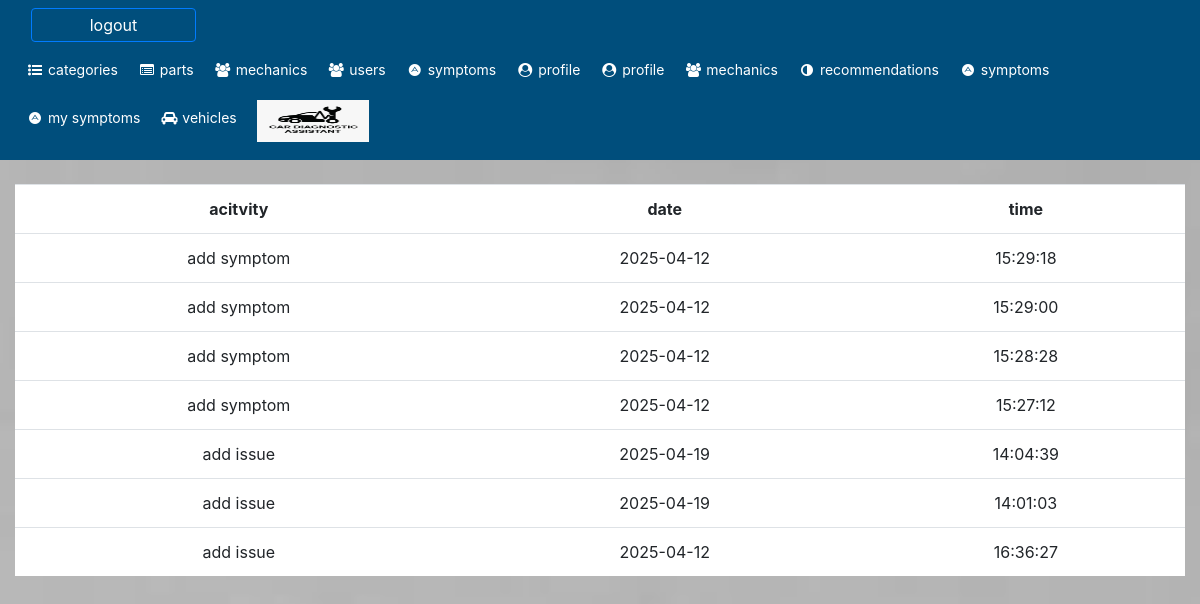
Screenshot of /user_activities.php?id=1 with the database file from the repository.
### tables this page shows
CREATE TABLE `symptoms` (
  `id` int(11) NOT NULL,
  `description` text NOT NULL,
  `image` text DEFAULT NULL,
  `date` date NOT NULL,
  `time` time NOT NULL,
  `type` int(11) NOT NULL,
  `category_id` int(11) NOT NULL,
  `user_id` int(11) NOT NULL,
  `vehicle_id` int(11) NOT NULL
);

CREATE TABLE `issues` (
  `id` int(11) NOT NULL,
  `name` varchar(255) NOT NULL,
  `description` text NOT NULL,
  `severity_level` int(11) NOT NULL,
  `solution` text NOT NULL,
  `date` date NOT NULL,
  `time` time NOT NULL,
  `symptom_id` int(11) NOT NULL,
  `user_id` int(11) DEFAULT NULL,
  `mechanic_id` int(11) DEFAULT NULL,
  `part_id` int(11) DEFAULT NULL
);

### web/user_activities.php (the view, shortened to what this page needs)
<?php
include("conn.php");
$id = $_GET['id'];
$sql = "SELECT * FROM symptoms WHERE user_id = $id ORDER by id DESC";
$query1 = mysqli_query($db, $sql);
$sql = "SELECT * FROM issues WHERE user_id = $id ORDER by id DESC";
$query2 = mysqli_query($db, $sql);
?>
<!DOCTYPE html>
<html lang="en">
<head>
    <link rel="stylesheet" href="https://maxcdn.bootstrapcdn.com/bootstrap/4.5.2/css/bootstrap.min.css">
    <link rel="stylesheet" href="https://cdnjs.cloudflare.com/ajax/libs/font-awesome/4.7.0/css/font-awesome.min.css">
</head>
<body dir="ltr" class="background" style="background-image: url('images/bg.jpeg');background-size: cover;background-repeat: no-repeat;height:100vh">
    <?php
    include('header.php');
    ?>
    <br />
    <div class="row justify-content-center " style="margin: auto">
        <div class="col-12">
            <table style="background: white;width: 100%;text-align: center;direction: ltr;" class="table">
                <tr>
                    <th>
                        acitvity
                    </th>
                    <th>
                        date
                    </th>
                    <th>
                        time
                    </th>
     </tr>
                <?php
                foreach ($query1 as $row) {
                ?>
                    <tr>
                        <td>add symptom</td>
                        <td><?= $row['date']; ?> </td>
                        <td><?= $row['time']; ?> </td>
                    </tr>
                <?php
                }
                ?>
                                <?php
                foreach ($query2 as $row) {
                ?>
                    <tr>
                        <td>add issue</td>
                        <td><?= $row['date']; ?> </td>
                        <td><?= $row['time']; ?> </td>
                    </tr>
                <?php
                }
                ?>
            </table>
        </div>
    </div>
</body>
</html>

### web/header.php (style rules this page uses)
.row { margin-left: 0px !important; margin-right: 0px !important; }

### rows the page displays
symptoms: date "2025-04-12", time "15:29:18"
symptoms: date "2025-04-12", time "15:29:00"
symptoms: date "2025-04-12", time "15:28:28"
symptoms: date "2025-04-12", time "15:27:12"
issues: date "2025-04-19", time "14:04:39"
issues: date "2025-04-19", time "14:01:03"
issues: date "2025-04-12", time "16:36:27"
